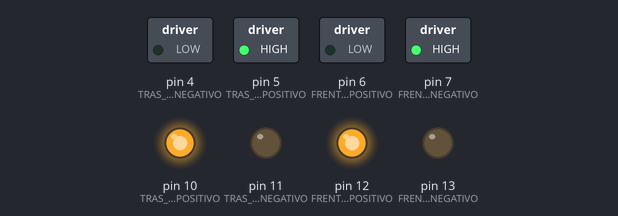
A sketch run on a simulated Arduino Uno, built with avr-gcc and run on an emulated ATmega328P. Shown: switched loads named in the sketch (green lamp = pin HIGH), output pins drawn as LEDs (lit = HIGH).

Above: at 0.1 s.
Timing chart, 0 to 1.6 s (numbered marks = the images above):
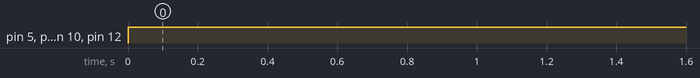

Measured:
- by itself, pin 5 (TRAS_DIREITO_POSITIVO), pin 7 (FRENTE_DIREITO_NEGATIVO), pin 10 (TRAS_ESQUERDO_POSITIVO), pin 12 (FRENTE_ESQUERDO_POSITIVO): LOW → HIGH at 0.00 s

The sketch:

codigo_robo_arduino__1_.ino
```cpp
char comando;

// Mapeamento dos pinos para os motores:
// Lado direito
#define FRENTE_DIREITO_POSITIVO 6  // Vermelho (frente direito)
#define FRENTE_DIREITO_NEGATIVO 7  // Verde (frente direito)
#define TRAS_DIREITO_POSITIVO 5    // Vermelho (trás direito)
#define TRAS_DIREITO_NEGATIVO 4    // Amarelo (trás direito)

// Lado esquerdo
#define FRENTE_ESQUERDO_POSITIVO 12 // Roxo (frente esquerdo)
#define FRENTE_ESQUERDO_NEGATIVO 13 // Verde (frente esquerdo)
#define TRAS_ESQUERDO_POSITIVO 10   // Amarelo (trás esquerdo)
#define TRAS_ESQUERDO_NEGATIVO 11   // Laranja (trás esquerdo)

// Função para parar todos os motores
void parado() {
  digitalWrite(FRENTE_DIREITO_POSITIVO, LOW);
  digitalWrite(FRENTE_DIREITO_NEGATIVO, LOW);
  digitalWrite(TRAS_DIREITO_POSITIVO, LOW);
  digitalWrite(TRAS_DIREITO_NEGATIVO, LOW);

  digitalWrite(FRENTE_ESQUERDO_POSITIVO, LOW);
  digitalWrite(FRENTE_ESQUERDO_NEGATIVO, LOW);
  digitalWrite(TRAS_ESQUERDO_POSITIVO, LOW);
  digitalWrite(TRAS_ESQUERDO_NEGATIVO, LOW);
}

// Função para mover o robô para trás
void tras() {
  digitalWrite(FRENTE_DIREITO_POSITIVO, LOW);
  digitalWrite(FRENTE_DIREITO_NEGATIVO, HIGH);
  digitalWrite(TRAS_DIREITO_POSITIVO, HIGH);
  digitalWrite(TRAS_DIREITO_NEGATIVO, LOW);

  digitalWrite(FRENTE_ESQUERDO_POSITIVO, HIGH);
  digitalWrite(FRENTE_ESQUERDO_NEGATIVO, LOW);
  digitalWrite(TRAS_ESQUERDO_POSITIVO, HIGH);
  digitalWrite(TRAS_ESQUERDO_NEGATIVO, LOW);
}

// Função para mover o robô para frente
void frente() {
  digitalWrite(FRENTE_DIREITO_POSITIVO, HIGH);
  digitalWrite(FRENTE_DIREITO_NEGATIVO, LOW);
  digitalWrite(TRAS_DIREITO_POSITIVO, LOW);
  digitalWrite(TRAS_DIREITO_NEGATIVO, HIGH);

  digitalWrite(FRENTE_ESQUERDO_POSITIVO, HIGH);
  digitalWrite(FRENTE_ESQUERDO_NEGATIVO, LOW);
  digitalWrite(TRAS_ESQUERDO_POSITIVO, LOW);
  digitalWrite(TRAS_ESQUERDO_NEGATIVO, HIGH);
}

// Função para mover o robô para a direita
void direita() {
  digitalWrite(FRENTE_DIREITO_POSITIVO, LOW);
  digitalWrite(FRENTE_DIREITO_NEGATIVO, HIGH);
  digitalWrite(TRAS_DIREITO_POSITIVO, LOW);
  digitalWrite(TRAS_DIREITO_NEGATIVO, HIGH);

  digitalWrite(FRENTE_ESQUERDO_POSITIVO, HIGH);
  digitalWrite(FRENTE_ESQUERDO_NEGATIVO, LOW);
  digitalWrite(TRAS_ESQUERDO_POSITIVO, HIGH);
  digitalWrite(TRAS_ESQUERDO_NEGATIVO, LOW);
}

// Função para mover o robô para a esquerda
void esquerda() {
  digitalWrite(FRENTE_DIREITO_POSITIVO, HIGH);
  digitalWrite(FRENTE_DIREITO_NEGATIVO, LOW);
  digitalWrite(TRAS_DIREITO_POSITIVO, HIGH);
  digitalWrite(TRAS_DIREITO_NEGATIVO, LOW);

  digitalWrite(FRENTE_ESQUERDO_POSITIVO, LOW);
  digitalWrite(FRENTE_ESQUERDO_NEGATIVO, HIGH);
  digitalWrite(TRAS_ESQUERDO_POSITIVO, LOW);
  digitalWrite(TRAS_ESQUERDO_NEGATIVO, HIGH);
}

// Configuração inicial
void setup() {
  comando = 'P';
  Serial.begin(9600);

  pinMode(FRENTE_DIREITO_POSITIVO, OUTPUT);
  pinMode(FRENTE_DIREITO_NEGATIVO, OUTPUT);
  pinMode(TRAS_DIREITO_POSITIVO, OUTPUT);
  pinMode(TRAS_DIREITO_NEGATIVO, OUTPUT);

  pinMode(FRENTE_ESQUERDO_POSITIVO, OUTPUT);
  pinMode(FRENTE_ESQUERDO_NEGATIVO, OUTPUT);
  pinMode(TRAS_ESQUERDO_POSITIVO, OUTPUT);
  pinMode(TRAS_ESQUERDO_NEGATIVO, OUTPUT);
}

// Loop principal para leitura dos comandos
void loop() {
  tras();
}
```
